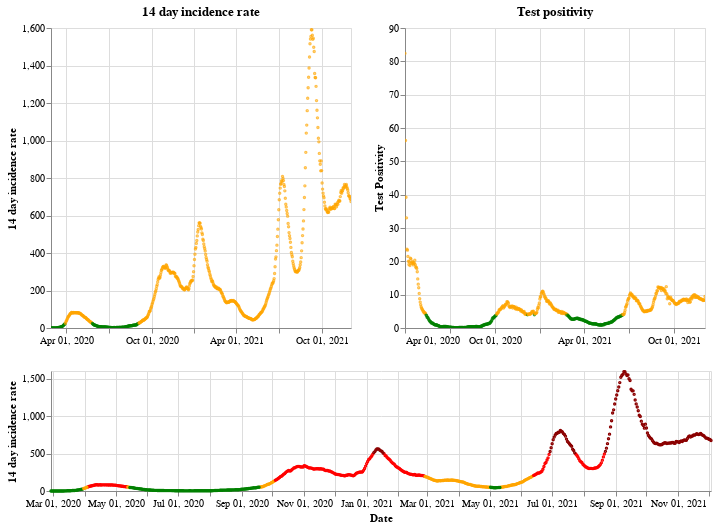

Notebook source saved alongside this figure:
### Markdown cell above
## Scotland

### Code cell
plot_traffic_light('Scotland')

### Figure 1 — Vega-Lite specification as saved in the notebook (floating-point values rounded to 4 significant figures; data arrays with more than 128 entries replaced by an {"elided": "..."} marker saying what was removed)
{"config": {"view": {"continuousWidth": 400, "continuousHeight": 300}}, "vconcat": [{"hconcat": [{"mark": {"type": "point", "size": 2}, "encoding": {"color": {"condition": {"value": "green", "test": "(datum.twoWeeklyCasesRate <= 25)"}, "value": "orange"}, "tooltip": [{"type": "nominal", "field": "areaName"}, {"type": "temporal", "field": "date"}, {"type": "quantitative", "field": "twoWeeklyCasesRate"}, {"type": "quantitative", "field": "testPositivity"}], "x": {"type": "temporal", "axis": {"title": ""}, "field": "date", "scale": {"domain": {"selection": "DateBrush"}}, "timeUnit": "yearmonthdate"}, "y": {"type": "quantitative", "axis": {"title": "14 day incidence rate"}, "field": "twoWeeklyCasesRate"}}, "title": "14 day incidence rate", "width": 300}, {"mark": {"type": "point", "size": 2}, "encoding": {"color": {"condition": {"value": "green", "test": "(datum.testPositivity <= 4)"}, "value": "orange"}, "tooltip": [{"type": "nominal", "field": "areaName"}, {"type": "temporal", "field": "date"}, {"type": "quantitative", "field": "twoWeeklyCasesRate"}, {"type": "quantitative", "field": "testPositivity"}], "x": {"type": "temporal", "axis": {"title": ""}, "field": "date", "scale": {"domain": {"selection": "DateBrush"}}, "timeUnit": "yearmonthdate"}, "y": {"type": "quantitative", "axis": {"title": "Test Positivity"}, "field": "testPositivity"}}, "title": "Test positivity", "width": 300}]}, {"layer": [{"mark": {"type": "point", "size": 2}, "encoding": {"color": {"condition": {"value": "orange", "test": "(((datum.testPositivity < 4) && (datum.twoWeeklyCasesRate >= 50)) && (datum.twoWeeklyCasesRate < 200))"}, "value": "red"}, "opacity": {"condition": {"value": 1, "test": "((datum.twoWeeklyCasesRate >= 50) && (datum.twoWeeklyCasesRate < 500))"}, "value": 0}, "tooltip": [{"type": "nominal", "field": "areaName"}, {"type": "temporal", "field": "date"}, {"type": "quantitative", "field": "twoWeeklyCasesRate"}, {"type": "quantitative", "field": "testPositivity"}], "x": {"type": "temporal", "axis": {"title": "Date"}, "field": "date", "timeUnit": "yearmonthdate"}, "y": {"type": "quantitative", "axis": {"title": "14 day incidence rate"}, "field": "twoWeeklyCasesRate"}}, "selection": {"DateBrush": {"type": "interval", "encodings": ["x"], "fields": ["Time"]}}}, {"mark": {"type": "point", "size": 2}, "encoding": {"color": {"value": "darkred"}, "opacity": {"condition": {"value": 1, "test": "(datum.twoWeeklyCasesRate >= 500)"}, "value": 0}, "tooltip": [{"type": "nominal", "field": "areaName"}, {"type": "temporal", "field": "date"}, {"type": "quantitative", "field": "twoWeeklyCasesRate"}, {"type": "quantitative", "field": "testPositivity"}], "x": {"type": "temporal", "axis": {"title": "Date"}, "field": "date", "timeUnit": "yearmonthdate"}, "y": {"type": "quantitative", "axis": {"title": "14 day incidence rate"}, "field": "twoWeeklyCasesRate"}}}, {"mark": {"type": "point", "size": 2}, "encoding": {"color": {"condition": {"value": "green", "test": "((datum.testPositivity < 4) && (datum.twoWeeklyCasesRate < 50))"}, "value": "orange"}, "opacity": {"condition": {"value": 1, "test": "(datum.twoWeeklyCasesRate < 50)"}, "value": 0}, "tooltip": [{"type": "nominal", "field": "areaName"}, {"type": "temporal", "field": "date"}, {"type": "quantitative", "field": "twoWeeklyCasesRate"}, {"type": "quantitative", "field": "testPositivity"}], "x": {"type": "temporal", "axis": {"title": "Date"}, "field": "date", "timeUnit": "yearmonthdate"}, "y": {"type": "quantitative", "axis": {"title": "14 day incidence rate"}, "field": "twoWeeklyCasesRate"}}}], "height": 120, "width": 660}], "data": {"name": "data-9aa3f71703ceb3c910d3f678eccbebfb"}, "$schema": "https://vega.github.io/schema/vega-lite/v4.8.1.json", "datasets": {"data-9aa3f71703ceb3c910d3f678eccbebfb": {"elided": "645 records"}}}
